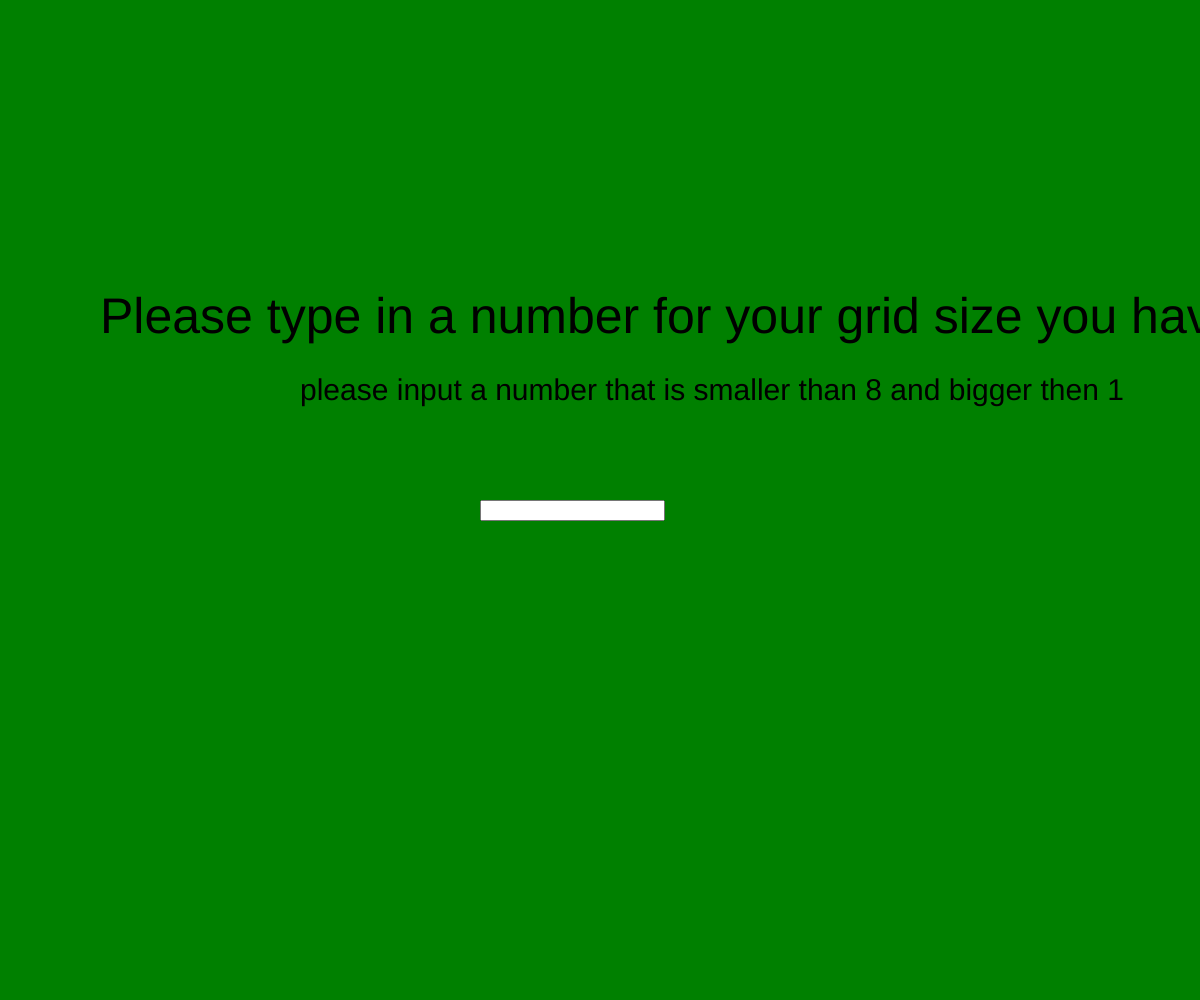
Frame 1 (no input)
Frame 60 (no input): identical to frame 1, image omitted
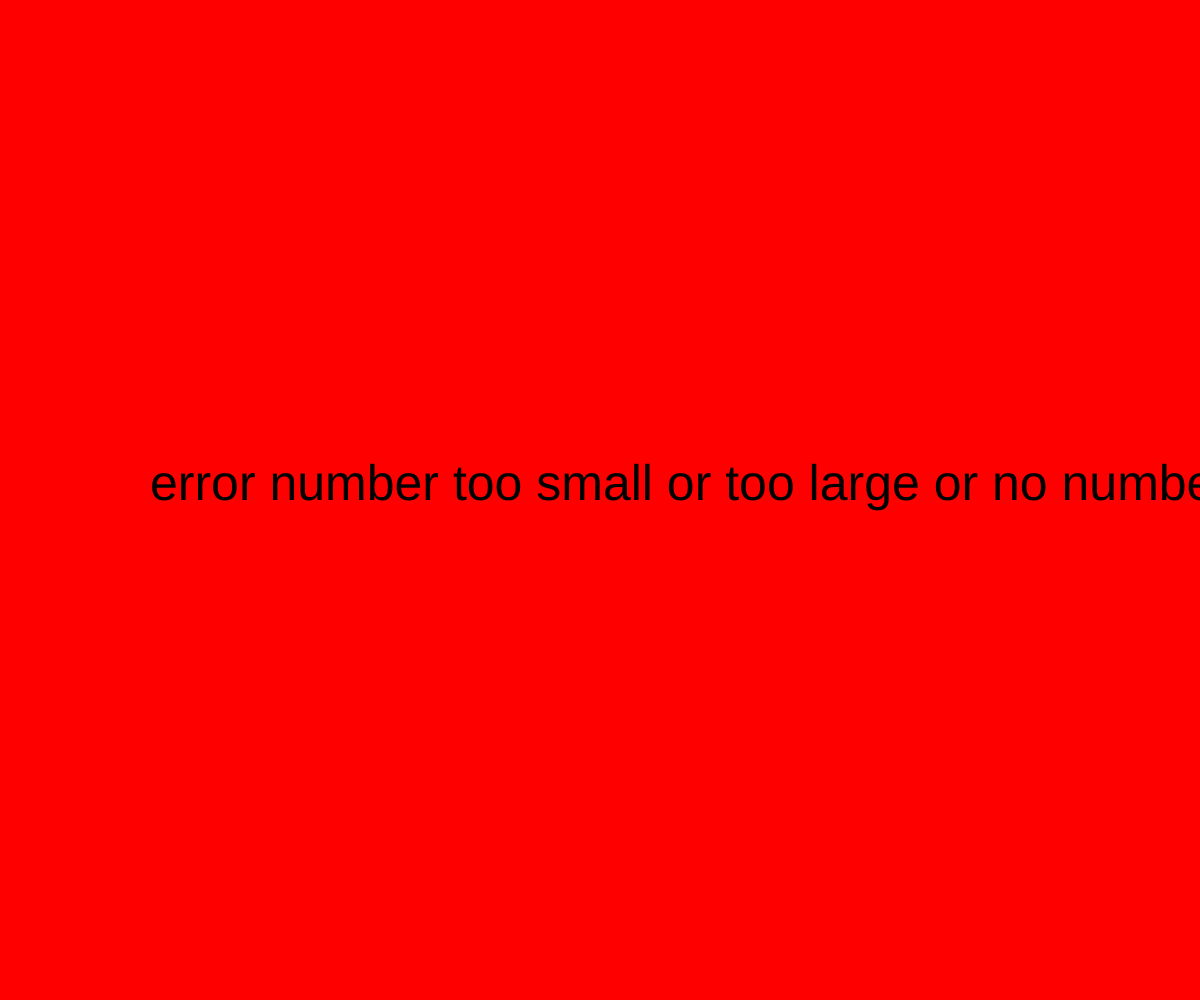
Frame 120 (the mouse pressed at the canvas centre since frame 60)

The p5.js sketch that drew these frames (run headless with seeded random() and noise() and a simulated clock; from frame 60 on, the mouse is pressed at the canvas centre):

// p5.js sketch
// ── sketch.js
// Picross 
// Caylixx Starr
// Oct 28, 2024
//
// Extra for Experts:
// - describe what you did to take this project "above and beyond"

let gameBoard = [];
let outsideGameBoard = [];
let gridsize;
let cellSize;
let input;
let gameState = "startSceen";
let maxNumber;

function setup() {
  createCanvas(windowWidth, windowHeight);
  input = createInput('', 'number');
  input.position(width/2.5, height / 2);
  setTimeout(printWO, 2000);
}

function draw() {
  background(220);
  if (gameState === "startSceen"){
    background("green");
    textSize(50);
    text("Please type in a number for your grid size you have 10 seconds", 100, height/3);
    textSize(30);
    text("please input a number that is smaller than 8 and bigger then 1", 300, height/2.5);
  }
  else if (gameState === "gameScreen"){
    background("white");
    displayGameBoard();
  }
  else if (gameState === "errorInputEntered"){
    background("red");
    textSize(50);
    text("error number too small or too large or no number inputed", width/8, height/2);
  }
}

function printWO(){
  if (input.value() > 1 && input.value() < 8 && input.value() !== ''){
    gridsize = Number(input.value());
    cellSize = height/gridsize/1.5;
    removeElements();
    generateRandomGameBoard();
    gameState = "gameScreen";
    findSquares();
  }
  else{
    removeElements();
    gameState = "errorInputEntered";
  }
}

function generateRandomGameBoard(){
  for (let y = 0; y < gridsize; y++){
    gameBoard.push([]);
    for (let x = 0; x < gridsize; x++){
      gameBoard[y].push(round(random(1)));
    }
  }
}

function displayGameBoard(){
  for (let y = 0; y < gridsize; y++){
    for (let x = 0; x < gridsize; x++){
      if (gameBoard[y][x] === 0){
        fill("red");
      }
      else if (gameBoard[y][x] === 1){
        fill("green");
      }
      square(x * cellSize, y * cellSize, cellSize);
    }
  }
}

function findSquares(){
  maxNumber = Math.ceil(gridsize/2);
  let counter = 0;
  for (let i = 0; i < gridsize; i++){
    outsideGameBoard.push([]);
  }

  for (let x = 0; x < gridsize; x++){
    console.log(gameBoard[0][x]);
    if (gameBoard[0][x] === 1){
      counter += 1;
    }
    else if (gameBoard[0][x] === 0 && counter > 0){
      console.log(counter);
      outsideGameBoard[0].push(counter);
      counter = 0;
    }
    else if (x === gridsize-1 && counter > 0){
      console.log(counter);
      outsideGameBoard[0].push(counter);
    }
  }
  for (let i = 0; i < outsideGameBoard[0].length; i++){
    if (outsideGameBoard[0][i] < outsideGameBoard[0][i+1] || outsideGameBoard[0][i] === 0){
      outsideGameBoard[0].splice(i, 1);
    }
  }
}
